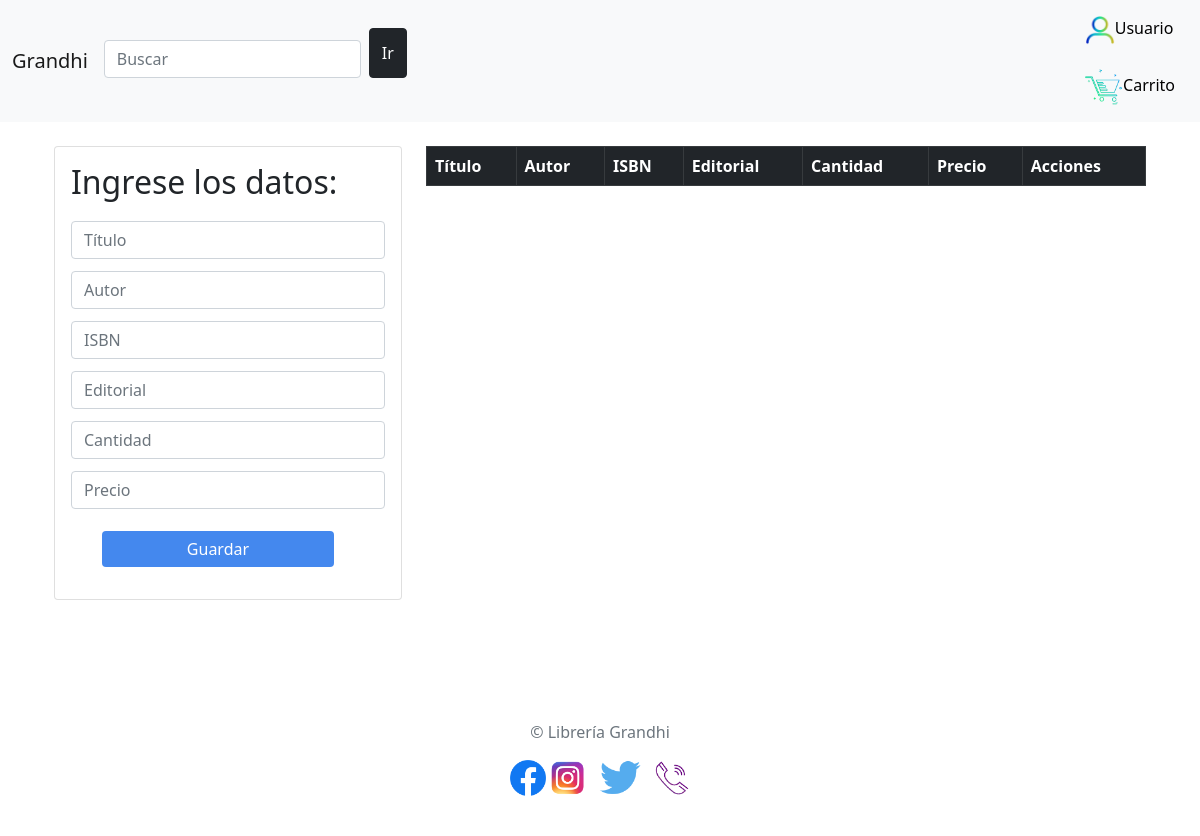
The app's page /php/stock.php, older data.
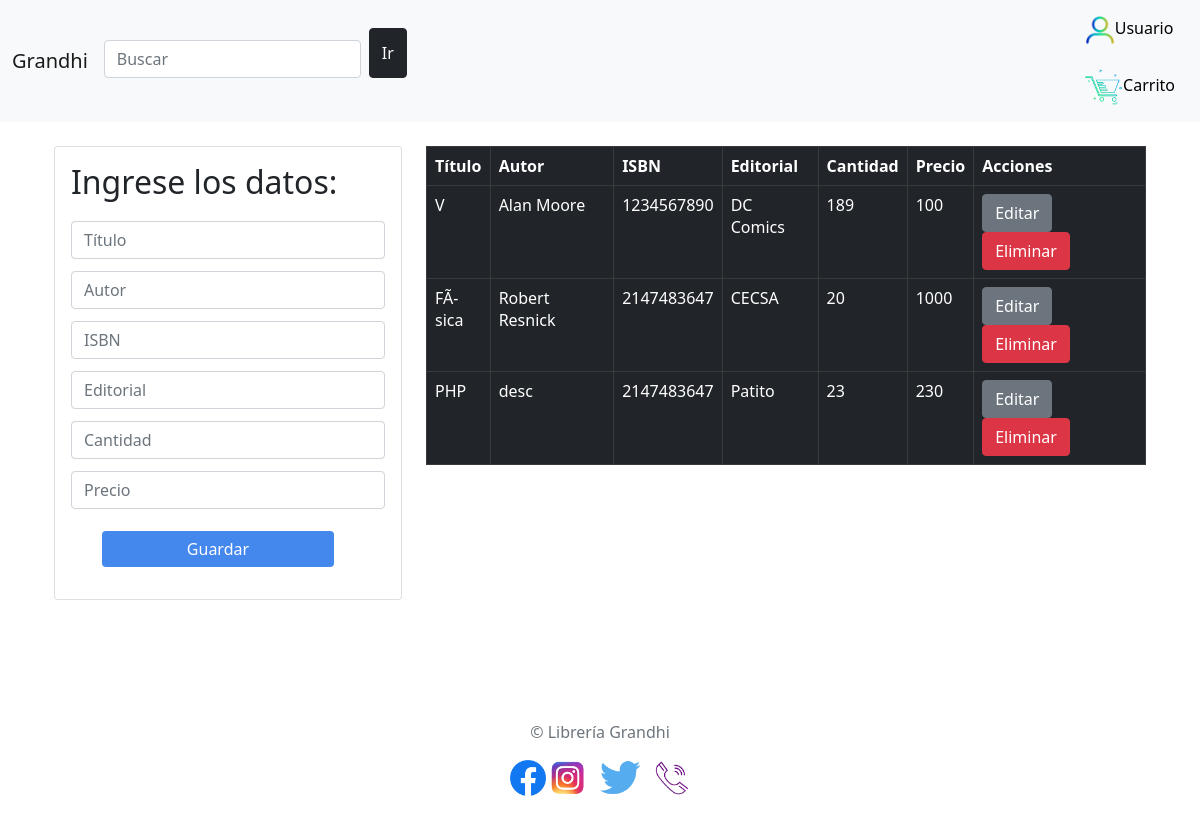
The same page, newer data.
### tables this page shows
CREATE TABLE `stock` (
  `id` int(11) NOT NULL,
  `titulo` varchar(100) NOT NULL,
  `autor` varchar(50) NOT NULL,
  `isbn` int(15) NOT NULL,
  `editorial` varchar(50) NOT NULL,
  `cantidad` int(4) NOT NULL,
  `precio` int(20) DEFAULT NULL
);

### php/stock.php (the view, shortened to what this page needs)
<?php
    include("header.php");
    include("conexiondb.php");
?>
	<div class="container p-4">
		<div class="row">
			<div class="col-md-4">
				<div class="card card-body">
                    <h2>Ingrese los datos:</h2>
					<form action="guardarLibros.php" method="POST">
						<div class="form-group">
							<input type="text" name="titulo" class="form-control" placeholder="Título" autofocus="">
                        </div>
                        <div class="form-group">
							<input type="text" name="autor" class="form-control" placeholder="Autor" autofocus="">
                        </div>
                        <div class="form-group">
							<input type="text" name="isbn" class="form-control" placeholder="ISBN" autofocus="">
                        </div>
                        <div class="form-group">
							<input type="text" name="editorial" class="form-control" placeholder="Editorial" autofocus="">
                        </div>
                        <div class="form-group">
							<input type="text" name="cantidad" class="form-control" placeholder="Cantidad" autofocus="">
                        </div>
                        <div class="form-group">
							<input type="text" name="precio" class="form-control" placeholder="Precio" autofocus="">
						</div>
						<input type="submit" name="guardar_actividad" class="btn btn-success btn-block" value="Guardar">
					</form>
				</div>
			</div>
			<div class="col-md-8">
				<table class="table table-bordered table-dark">
					<thead>
						<tr>
							<th>Título</th>
							<th>Autor</th>
							<th>ISBN</th>
                            <th>Editorial</th>
                            <th>Cantidad</th>
                            <th>Precio</th>
                            <th>Acciones</th>
						</tr>
					</thead>
					<tbody>
						<?php
						$query = "SELECT * FROM stock";
						$resultado_actividades = mysqli_query($conex, $query);
						while ($row = mysqli_fetch_array($resultado_actividades)) { ?>
							<tr>
								<td><?php echo $row['titulo'] ?></td>
								<td><?php echo $row['autor'] ?></td>
                                <td><?php echo $row['isbn'] ?></td>
                                <td><?php echo $row['editorial'] ?></td>
								<td><?php echo $row['cantidad'] ?></td>
								<td><?php echo $row['precio'] ?></td>
								<td>
									<a href="editarLibros.php?id=<?php echo $row['id'] ?>" class="btn btn-secondary" >Editar</a>
									<a href="eliminarLibros.php?id=<?php echo $row['id'] ?>" class="btn btn-danger" >Eliminar</a>
								</td>
							</tr>
						<?php } ?>
					</tbody>
				</table>
			</div>
		</div>
	</div>
<?php
    include("footer.php");
?>

### php/header.php (shortened to what this page needs)
<head>
    <link href="https://cdn.jsdelivr.net/npm/bootstrap@5.0.0-beta1/dist/css/bootstrap.min.css" rel="stylesheet">
    <link rel="stylesheet" type="text/css" href="../CSS/estilos.css">
    <nav class="navbar navbar-expand-lg navbar-light bg-light">
        <div class="container-fluid">
            <a class="navbar-brand" href="http://localhost/proyectoATI/index.php">Grandhi</a>
            <div class="collapse navbar-collapse" id="navbarSupportedContent">
                <ul class="navbar-nav me-auto mb-2 mb-lg-0">
                    <form class="d-flex">
                        <input class="form-control me-2" type="search" placeholder="Buscar" aria-label="Search">
                        <button class="btn btn-dark" type="submit" onclick="location.href='http://localhost/proyectoATI/html/searchBook.html'">Ir</button>
                    </form>
                </ul>
                <?php  if (!empty($_SESSION['nombre'])) { ?>
                    <div class="d-grid gap-2">
                        <div class="dropdown">
                            <button class="btn btn-light" type="button" id="dropdownMenuButton" data-bs-toggle="dropdown" aria-expanded="false">
                            <span ><img src="http:/proyectoATI/images/perfil_oscuro.jpg" alt="" width="30" height="30"><?php echo $_SESSION['nombre']?></span></button>
                                <ul class="dropdown-menu" aria-labelledby="dropdownMenuButton">
                                    <li><a class="dropdown-item" href="cerrarSesion.php" style="text-decoration: none">Cerrar Sesión</a></li>
                                    <li><a class="dropdown-item" href="perfilClienteLogin.php" style="text-decoration: none">Perfil</a></li>
                                </ul>
                        </div>
                        <button class="btn btn-light" type="button" onclick="location.href='http://localhost/proyectoATI/php/buy.php'"><img src="http://localhost/proyectoATI/images/Carrito_negro_1.jpg" alt="" width="40" height="40" ><a>Carrito</a></button>
                    </div>
                <?php } else { ?>
                        <div class="d-grid gap-2">
                        <button class="btn btn-light" type="button" onclick="location.href='http://localhost/proyectoATI/php/vistaRegistro.php'"><img src="http://localhost/proyectoATI/images/perfil_oscuro.jpg" alt="" width="30" height="30">Usuario</button>
                        <button class="btn btn-light" type="button" onclick="location.href='http://localhost/proyectoATI/php/buy.php'"><img src="http://localhost/proyectoATI/images/Carrito_negro_1.jpg" alt="" width="40" height="40" ><a>Carrito</a></button>
                    </div>
                <?php } ?>
            </div>
        </div>
    </nav>
</head>

### php/footer.php
<footer class="my-5 pt-5 text-muted text-center text-small">
    <p class="mb-1">© Librería Grandhi</p>
    <ul class="list-inline">
        <a target="_blank"><img src="http://localhost/proyectoATI/images/fb.png" alt="facebook" width="3%"></a>
        <a target="_blank"><img src="http://localhost/proyectoATI/images/ig.png" alt="facebook" width="3%"></a>
        <a target="_blank"><img src="http://localhost/proyectoATI/images/tw.png" alt="facebook" width="5%"></a>
        <a href="tel:5521993746"><img src="http://localhost/proyectoATI/images/tel.png" alt="telefono" width="3%"></a>
    </ul>
</footer>

### CSS/estilos.css (style rules this page uses)
input { width: calc(100% - 20px); padding: 9px; margin: auto; margin-top: 12px; font-size: 16px }
input[type='submit'] { background-color: #48e; color: #fff; width: calc(80% - 20px); margin: 0 10%; margin-top: 22px; border: none; }

Row changes from the older to the newer data that the page shows:
added stock: titulo "V", autor "Alan Moore", isbn "1234567890", editorial "DC Comics", cantidad "189", precio "100"
added stock: titulo "FÃ­sica", autor "Robert Resnick", isbn "2147483647", editorial "CECSA", cantidad "20", precio "1000"
added stock: titulo "PHP", autor "desc", isbn "2147483647", editorial "Patito", cantidad "23", precio "230"
